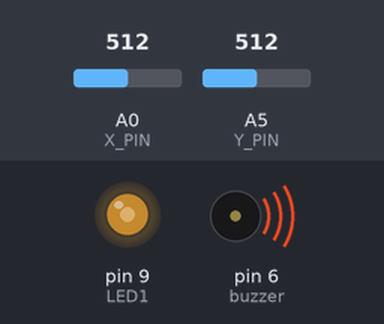
This sketch was run on a simulated Arduino Uno, built with avr-gcc and run on an emulated ATmega328P. Parts: output pins drawn as LEDs (lit = HIGH), buzzer (waves = sounding). The test bench sets the inputs (shaded band); at power-on: A5 (Y_PIN) = 512, A0 (X_PIN) = 512.

Above: at 1.2 s.
1.3 s: A5 (Y_PIN) set to 716
At 2.5 s:
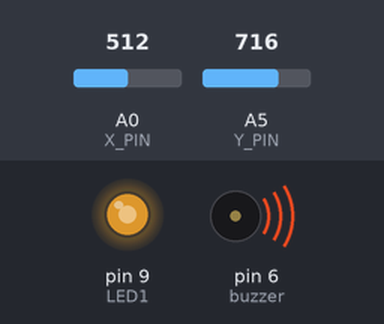
2.8 s: A5 (Y_PIN) set to 900
At 3.7 s:
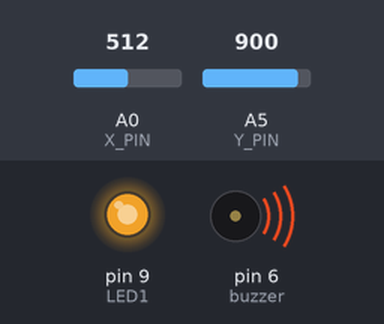
4.3 s: A5 (Y_PIN) set to 122
At 4.8 s:
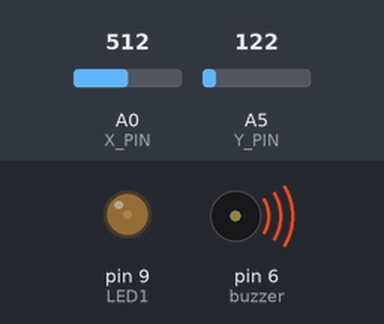
5.8 s: A5 (Y_PIN) set to 0
At 7.0 s:
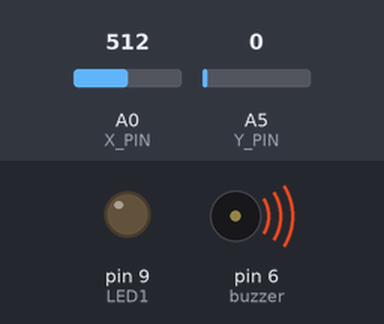
7.3 s: A5 (Y_PIN) set to 511
At 8.3 s:
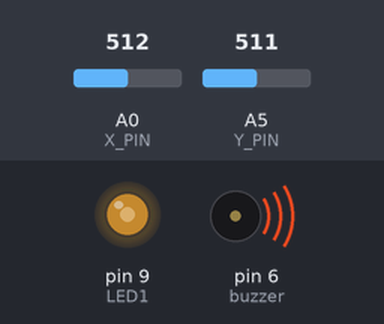
Timing chart, 0 to 9.8 s (numbered marks = the images above; inputs shaded):
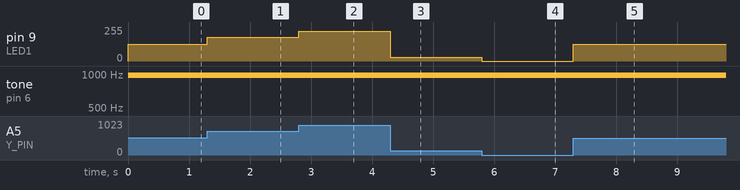

Measured:
- after the input at 1.3 s, pin 9 (LED1): 127/255 → 178/255 at once
- after the input at 2.8 s, pin 9 (LED1): 178/255 → 224/255 at once
- after the input at 4.3 s, pin 9 (LED1): 224/255 → 30/255 at once
- after the input at 5.8 s, pin 9 (LED1): 30/255 → 0/255 at once
- after the input at 7.3 s, pin 9 (LED1): 0/255 → 127/255 at once

The sketch:

Ornek8_-Joystick_kullanarak_iki_ledin_parlakligi.ino
```cpp
//-----------@Author by UlucFurkanVardar


const int X_PIN = A0;
const int Y_PIN = A5;
const int LED1=9;
const int buzzer=6;

int degerB;
int degerL;
          //pinlerimize anlamlı isimler vererek kodlumuza devam ediyoruz.
void setup() {
pinMode(LED1, OUTPUT);
pinMode(buzzer, OUTPUT);

//pin MOdları ayarlandı.
}

void loop() {


  degerB=map(analogRead(X_PIN),0,1023,0,255);
  degerL=map(analogRead(Y_PIN),0,1023,0,255);
  analogWrite(LED1,degerL);
  analogWrite(buzzer,degerB);


}
```
